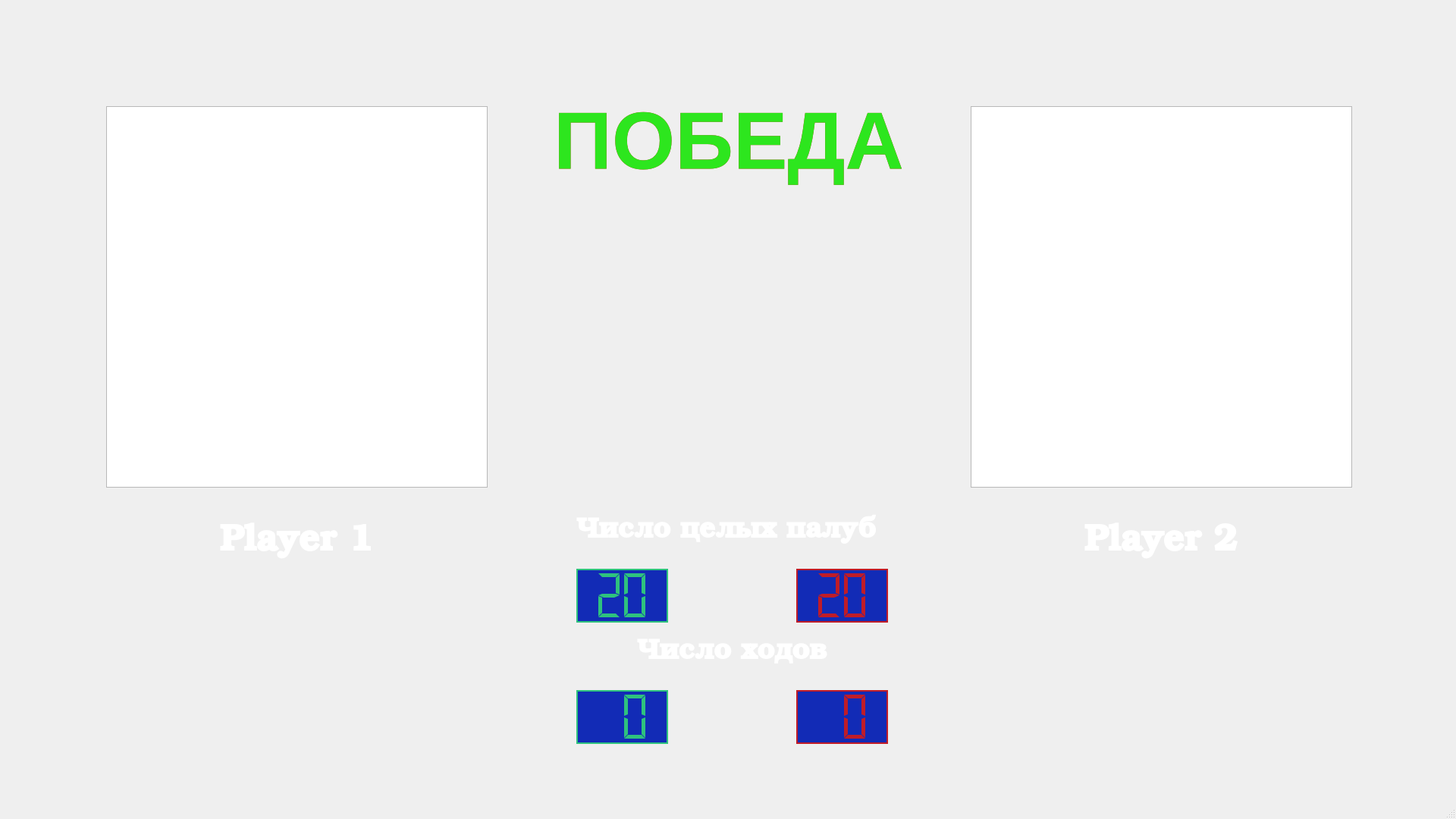
<?xml version="1.0" encoding="UTF-8"?>
<ui version="4.0">
 <class>Battlefield</class>
 <widget class="QMainWindow" name="Battlefield">
  <property name="geometry">
   <rect>
    <x>0</x>
    <y>0</y>
    <width>1920</width>
    <height>1080</height>
   </rect>
  </property>
  <property name="cursor">
   <cursorShape>ArrowCursor</cursorShape>
  </property>
  <property name="windowTitle">
   <string>MainWindow</string>
  </property>
  <property name="styleSheet">
   <string notr="true">Battlefield {background-image: url(:/image/image/sea.jpg)}</string>
  </property>
  <widget class="QWidget" name="centralwidget">
   <widget class="QLabel" name="firstPlayerLabel">
    <property name="geometry">
     <rect>
      <x>140</x>
      <y>670</y>
      <width>501</width>
      <height>91</height>
     </rect>
    </property>
    <property name="font">
     <font>
      <family>URW Bookman</family>
      <pointsize>36</pointsize>
      <italic>false</italic>
      <bold>true</bold>
     </font>
    </property>
    <property name="styleSheet">
     <string notr="true">color: rgb(255, 255, 255);</string>
    </property>
    <property name="text">
     <string>Player 1</string>
    </property>
    <property name="alignment">
     <set>Qt::AlignCenter</set>
    </property>
   </widget>
   <widget class="QLabel" name="secondPlayerLabel">
    <property name="geometry">
     <rect>
      <x>1280</x>
      <y>670</y>
      <width>501</width>
      <height>91</height>
     </rect>
    </property>
    <property name="font">
     <font>
      <family>URW Bookman</family>
      <pointsize>36</pointsize>
      <italic>false</italic>
      <bold>true</bold>
      <stylestrategy>PreferDefault</stylestrategy>
     </font>
    </property>
    <property name="styleSheet">
     <string notr="true">color: rgb(255, 255, 255);</string>
    </property>
    <property name="text">
     <string>Player 2</string>
    </property>
    <property name="alignment">
     <set>Qt::AlignCenter</set>
    </property>
   </widget>
   <widget class="QPushButton" name="menuButton">
    <property name="geometry">
     <rect>
      <x>0</x>
      <y>5</y>
      <width>71</width>
      <height>51</height>
     </rect>
    </property>
    <property name="cursor">
     <cursorShape>PointingHandCursor</cursorShape>
    </property>
    <property name="styleSheet">
     <string notr="true">background-color: rgba(255, 255, 255, 0);
border: none;</string>
    </property>
    <property name="text">
     <string/>
    </property>
    <property name="icon">
     <iconset resource="res.qrc">
      <normaloff>:/image/image/menu.png</normaloff>:/image/image/menu.png</iconset>
    </property>
    <property name="iconSize">
     <size>
      <width>45</width>
      <height>45</height>
     </size>
    </property>
   </widget>
   <widget class="QGraphicsView" name="graphicsView">
    <property name="geometry">
     <rect>
      <x>140</x>
      <y>140</y>
      <width>503</width>
      <height>503</height>
     </rect>
    </property>
    <property name="cursor" stdset="0">
     <cursorShape>UpArrowCursor</cursorShape>
    </property>
    <property name="mouseTracking">
     <bool>false</bool>
    </property>
    <property name="verticalScrollBarPolicy">
     <enum>Qt::ScrollBarAlwaysOff</enum>
    </property>
    <property name="horizontalScrollBarPolicy">
     <enum>Qt::ScrollBarAlwaysOff</enum>
    </property>
   </widget>
   <widget class="QGraphicsView" name="graphicsView_2">
    <property name="geometry">
     <rect>
      <x>1280</x>
      <y>140</y>
      <width>503</width>
      <height>503</height>
     </rect>
    </property>
    <property name="cursor" stdset="0">
     <cursorShape>UpArrowCursor</cursorShape>
    </property>
    <property name="verticalScrollBarPolicy">
     <enum>Qt::ScrollBarAlwaysOff</enum>
    </property>
    <property name="horizontalScrollBarPolicy">
     <enum>Qt::ScrollBarAlwaysOff</enum>
    </property>
   </widget>
   <widget class="QLabel" name="imageHand">
    <property name="geometry">
     <rect>
      <x>790</x>
      <y>240</y>
      <width>341</width>
      <height>281</height>
     </rect>
    </property>
    <property name="styleSheet">
     <string notr="true">image: url(:/image/image/rightHand.png);</string>
    </property>
    <property name="text">
     <string/>
    </property>
   </widget>
   <widget class="QLCDNumber" name="lcdShip_2">
    <property name="geometry">
     <rect>
      <x>1050</x>
      <y>750</y>
      <width>121</width>
      <height>71</height>
     </rect>
    </property>
    <property name="styleSheet">
     <string notr="true">color: rgb(192, 28, 40);
background-color: rgb(18, 43, 182);</string>
    </property>
    <property name="frameShape">
     <enum>QFrame::Box</enum>
    </property>
    <property name="frameShadow">
     <enum>QFrame::Plain</enum>
    </property>
    <property name="lineWidth">
     <number>2</number>
    </property>
    <property name="midLineWidth">
     <number>0</number>
    </property>
    <property name="smallDecimalPoint">
     <bool>false</bool>
    </property>
    <property name="digitCount">
     <number>2</number>
    </property>
    <property name="segmentStyle">
     <enum>QLCDNumber::Flat</enum>
    </property>
    <property name="intValue" stdset="0">
     <number>20</number>
    </property>
   </widget>
   <widget class="QLCDNumber" name="lcdShip">
    <property name="geometry">
     <rect>
      <x>760</x>
      <y>750</y>
      <width>121</width>
      <height>71</height>
     </rect>
    </property>
    <property name="styleSheet">
     <string notr="true">color: rgb(46, 194, 126);
background-color: rgb(18, 43, 182);
border-color: rgb(38, 162, 105);</string>
    </property>
    <property name="frameShadow">
     <enum>QFrame::Plain</enum>
    </property>
    <property name="lineWidth">
     <number>2</number>
    </property>
    <property name="digitCount">
     <number>2</number>
    </property>
    <property name="segmentStyle">
     <enum>QLCDNumber::Flat</enum>
    </property>
    <property name="intValue" stdset="0">
     <number>20</number>
    </property>
   </widget>
   <widget class="QLabel" name="label">
    <property name="geometry">
     <rect>
      <x>760</x>
      <y>670</y>
      <width>411</width>
      <height>61</height>
     </rect>
    </property>
    <property name="font">
     <font>
      <family>URW Bookman</family>
      <pointsize>28</pointsize>
      <italic>false</italic>
      <bold>true</bold>
     </font>
    </property>
    <property name="styleSheet">
     <string notr="true">color: rgb(255, 255, 255);</string>
    </property>
    <property name="text">
     <string>Число целых палуб</string>
    </property>
   </widget>
   <widget class="QLabel" name="label_2">
    <property name="geometry">
     <rect>
      <x>840</x>
      <y>830</y>
      <width>261</width>
      <height>61</height>
     </rect>
    </property>
    <property name="font">
     <font>
      <family>URW Bookman</family>
      <pointsize>28</pointsize>
      <italic>false</italic>
      <bold>true</bold>
     </font>
    </property>
    <property name="styleSheet">
     <string notr="true">color: rgb(255, 255, 255);</string>
    </property>
    <property name="text">
     <string>Число ходов</string>
    </property>
   </widget>
   <widget class="QLCDNumber" name="lcdStep">
    <property name="geometry">
     <rect>
      <x>760</x>
      <y>910</y>
      <width>121</width>
      <height>71</height>
     </rect>
    </property>
    <property name="styleSheet">
     <string notr="true">color: rgb(46, 194, 126);
background-color: rgb(18, 43, 182);</string>
    </property>
    <property name="frameShadow">
     <enum>QFrame::Plain</enum>
    </property>
    <property name="lineWidth">
     <number>2</number>
    </property>
    <property name="digitCount">
     <number>2</number>
    </property>
    <property name="segmentStyle">
     <enum>QLCDNumber::Flat</enum>
    </property>
    <property name="intValue" stdset="0">
     <number>0</number>
    </property>
   </widget>
   <widget class="QLCDNumber" name="lcdStep_2">
    <property name="geometry">
     <rect>
      <x>1050</x>
      <y>910</y>
      <width>121</width>
      <height>71</height>
     </rect>
    </property>
    <property name="styleSheet">
     <string notr="true">color: rgb(192, 28, 40);
background-color: rgb(18, 43, 182);</string>
    </property>
    <property name="frameShadow">
     <enum>QFrame::Plain</enum>
    </property>
    <property name="lineWidth">
     <number>2</number>
    </property>
    <property name="digitCount">
     <number>2</number>
    </property>
    <property name="segmentStyle">
     <enum>QLCDNumber::Flat</enum>
    </property>
    <property name="intValue" stdset="0">
     <number>0</number>
    </property>
   </widget>
   <widget class="QLabel" name="redWinLabel">
    <property name="geometry">
     <rect>
      <x>730</x>
      <y>90</y>
      <width>571</width>
      <height>191</height>
     </rect>
    </property>
    <property name="font">
     <font>
      <family>Ubuntu</family>
      <pointsize>80</pointsize>
      <italic>false</italic>
      <bold>true</bold>
     </font>
    </property>
    <property name="styleSheet">
     <string notr="true">color: rgb(224, 27, 36);</string>
    </property>
    <property name="text">
     <string>ПОБЕДА</string>
    </property>
    <property name="wordWrap">
     <bool>false</bool>
    </property>
   </widget>
   <widget class="QLabel" name="greenWinLabel">
    <property name="geometry">
     <rect>
      <x>730</x>
      <y>90</y>
      <width>571</width>
      <height>191</height>
     </rect>
    </property>
    <property name="font">
     <font>
      <family>Ubuntu</family>
      <pointsize>80</pointsize>
      <italic>false</italic>
      <bold>true</bold>
     </font>
    </property>
    <property name="styleSheet">
     <string notr="true">color: rgb(45, 230, 30);</string>
    </property>
    <property name="text">
     <string>ПОБЕДА</string>
    </property>
    <property name="wordWrap">
     <bool>false</bool>
    </property>
   </widget>
  </widget>
  <widget class="QMenuBar" name="menubar">
   <property name="geometry">
    <rect>
     <x>0</x>
     <y>0</y>
     <width>1920</width>
     <height>22</height>
    </rect>
   </property>
  </widget>
  <widget class="QStatusBar" name="statusbar"/>
 </widget>
 <resources>
  <include location="res.qrc"/>
 </resources>
 <connections/>
</ui>
